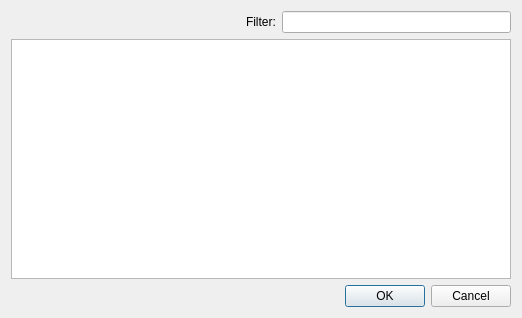
<?xml version="1.0" encoding="UTF-8"?>
<ui version="4.0">
 <class>PGPKey</class>
 <widget class="QDialog" name="PGPKey">
  <property name="geometry">
   <rect>
    <x>0</x>
    <y>0</y>
    <width>522</width>
    <height>318</height>
   </rect>
  </property>
  <layout class="QGridLayout" name="gridLayout">
   <item row="0" column="0">
    <spacer name="horizontalSpacer">
     <property name="orientation">
      <enum>Qt::Horizontal</enum>
     </property>
     <property name="sizeHint" stdset="0">
      <size>
       <width>219</width>
       <height>20</height>
      </size>
     </property>
    </spacer>
   </item>
   <item row="0" column="1">
    <widget class="QLabel" name="label">
     <property name="text">
      <string>Filter:</string>
     </property>
    </widget>
   </item>
   <item row="0" column="2">
    <widget class="QLineEdit" name="le_filter"/>
   </item>
   <item row="1" column="0" colspan="3">
    <widget class="QTreeView" name="lv_keys">
     <property name="editTriggers">
      <set>QAbstractItemView::NoEditTriggers</set>
     </property>
     <property name="indentation">
      <number>0</number>
     </property>
     <property name="rootIsDecorated">
      <bool>false</bool>
     </property>
     <property name="uniformRowHeights">
      <bool>true</bool>
     </property>
     <property name="itemsExpandable">
      <bool>false</bool>
     </property>
     <property name="sortingEnabled">
      <bool>true</bool>
     </property>
     <property name="allColumnsShowFocus">
      <bool>true</bool>
     </property>
     <attribute name="headerCascadingSectionResizes">
      <bool>true</bool>
     </attribute>
    </widget>
   </item>
   <item row="2" column="0" colspan="3">
    <widget class="QDialogButtonBox" name="buttonBox">
     <property name="standardButtons">
      <set>QDialogButtonBox::Cancel|QDialogButtonBox::Ok</set>
     </property>
    </widget>
   </item>
  </layout>
 </widget>
 <layoutdefault spacing="6" margin="11"/>
 <resources/>
 <connections/>
</ui>
